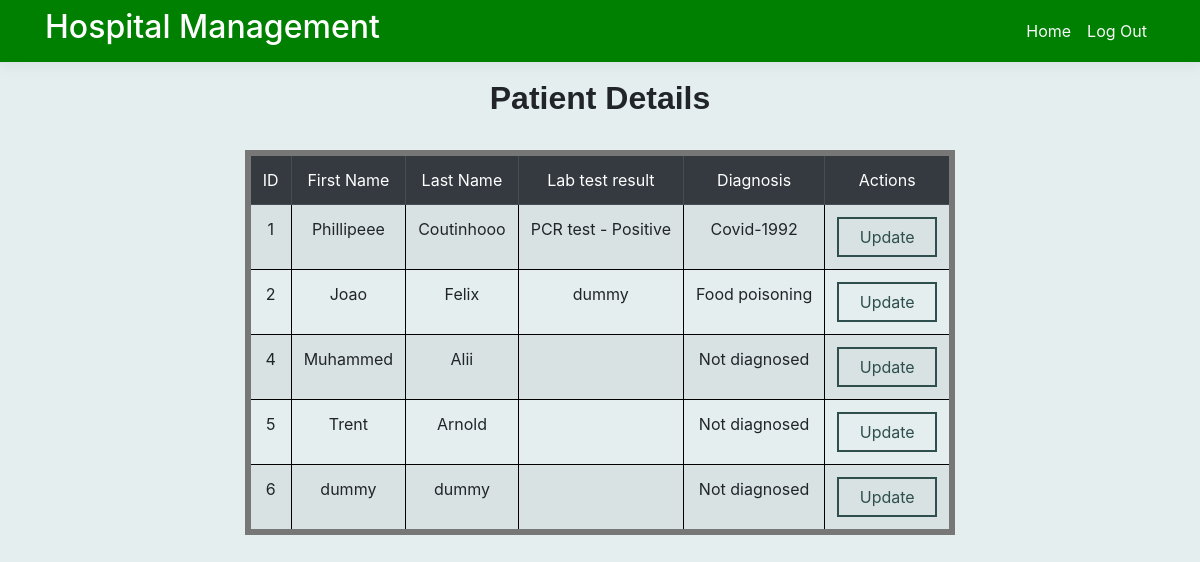
Page /manageLabtest.php on the committed database.
### tables this page shows
CREATE TABLE Patient_details (
    patient_id int,
    fname text(255),
    lname text(255),
    datebirth text(255), symptoms text(255), diagnosis text(255), lab_test_result text(255),
    PRIMARY KEY (patient_id)
);

### managePatientSQL.php (called while the page is built)
<?php
function getUsers()
{
    $db = new SQLITE3("C:\\xampp\\htdocs\\hospital_project\\hospital_database.db");
    $sql = "SELECT * FROM Patient_details";
    $stmt = $db->prepare($sql);
    $result = $stmt->execute();
    while ($row = $result->fetchArray()) {
        $arrayResult[] = $row;
    }
    return $arrayResult;
}

### manageLabtest.php (the view, shortened to what this page needs)
<?php require("innerNavbar.php");
include_once("managePatientSQL.php");
$user = getUsers();
?>
<div class="container pb-5">
    <main role="main" class="pb-3">
        <h2 style="font-family: 'Trebuchet MS', sans-serif; text-align: center;"> <strong>Patient Details</strong> </h2>
        <br>
        <div class="row">
            <div class="col-14" style="margin: 0 auto;">
                <table class="table table-striped tableFrame">
                    <thead class="table-dark">
                        <td>ID</td>
                        <td>First Name</td>
                        <td>Last Name</td>
                        <td>Lab test result</td>
                        <td>Diagnosis</td>
                        <td>Actions</td>
                    </thead>
                    <?php
                    for ($i = 0; $i < count($user); $i++) :
                    ?>
                        <tr>
                            <td><?php echo $user[$i]['patient_id']; ?></td>
                            <td><?php echo $user[$i]['fname'] ?></td>
                            <td><?php echo $user[$i]['lname'] ?></td>
                            <td><?php echo $user[$i]['lab_test_result'] ?></td>
                            <td><?php echo $user[$i]['diagnosis'] ?></td>
                            <td>
                                <form action="actionLabtest/updateLabtest.php" method="get">
                                    <button type="submit" class="updatebuttonfortable">Update</button>
                                </form>
                            </td>
                        </tr>
                    <?php endfor; ?>
                </table>
            </div>
        </div>
    </main>
</div>

### site.css (style rules this page uses)
html { font-size: 14px; }
@media (min-width: 768px) { html { font-size: 16px; } }
html { position: relative; min-height: 100%; }
body { margin-bottom: 60px; }
.bgColor { background-color: #e4eeee; }
.container { min-height: 100%; }

### manageLabtest.php (style rules this page uses)
form { display: inline-block; }
td { border: 1px solid black; text-align: center; }
.tableFrame { border: 6px solid #777777; }
.updatebuttonfortable { background-color: transparent; color: darkslategrey; padding: 6px; border: 2px solid darkslategray; display: inline-block; width: 100px; height: 40px; }

### rows in the picture
patient_details: patient_id "1", fname "Phillipeee", lname "Coutinhooo", lab_test_result "PCR test - Positive", diagnosis "Covid-1992"
patient_details: patient_id "2", fname "Joao", lname "Felix", lab_test_result "dummy", diagnosis "Food poisoning"
patient_details: patient_id "4", fname "Muhammed", lname "Alii", diagnosis "Not diagnosed"
patient_details: patient_id "5", fname "Trent", lname "Arnold", diagnosis "Not diagnosed"
patient_details: patient_id "6", fname "dummy", lname "dummy", diagnosis "Not diagnosed"
